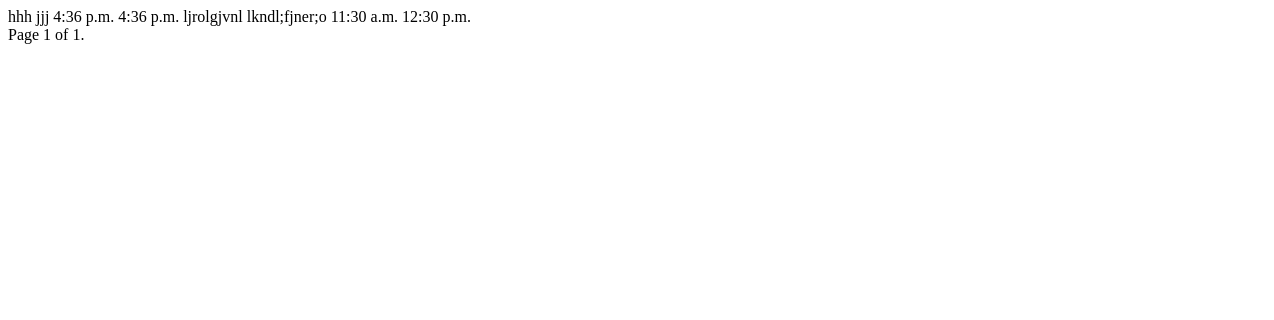
The page /list/ on the database as committed earlier.
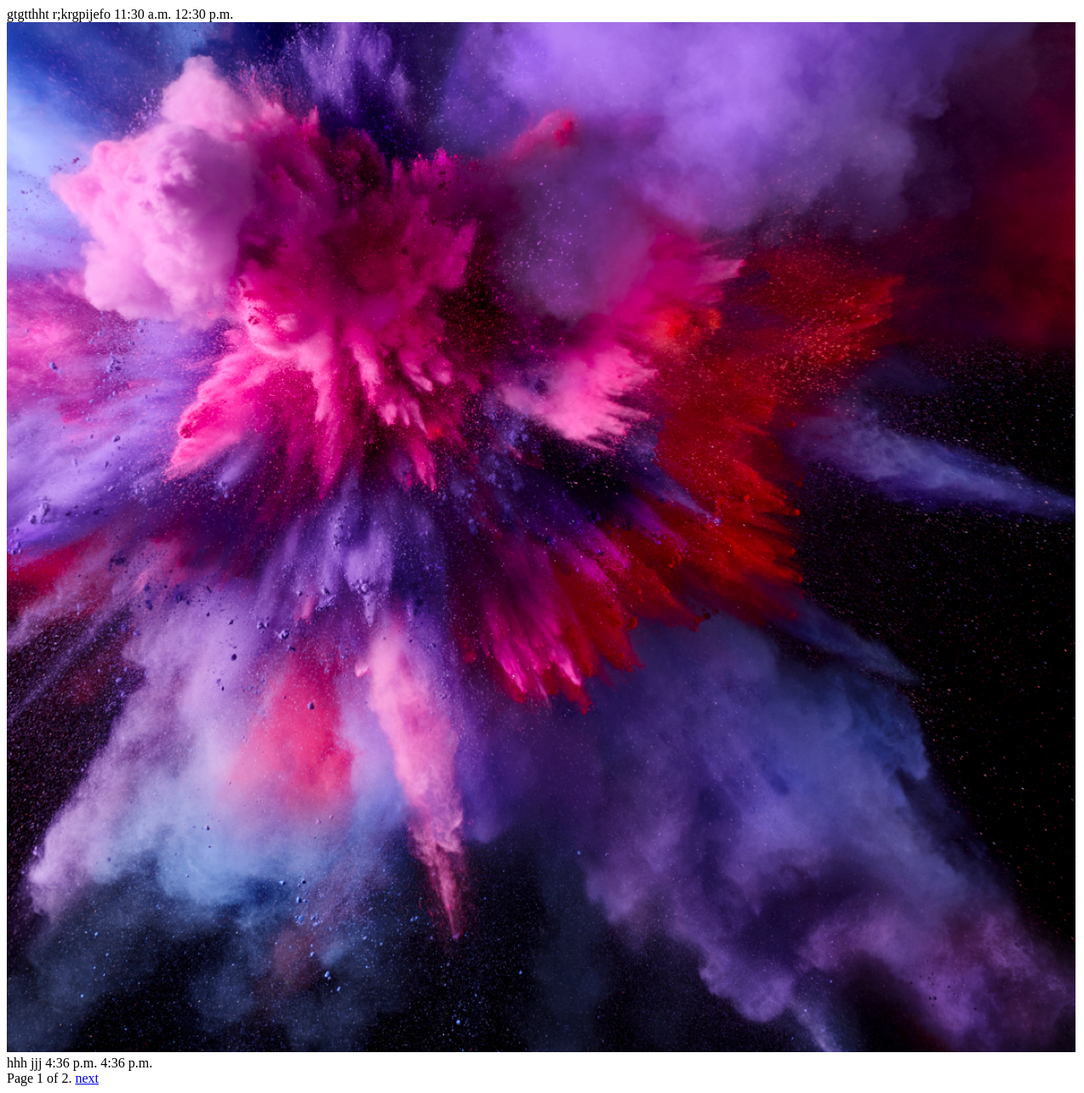
The same page on the database as committed later.
### restaurants/models.py (models this page shows, shortened)
class Restaurant(models.Model):
	name =models.CharField(max_length=220)
	description = models.TextField()
	opening_time= models.TimeField()
	closing_time= models.TimeField()
	logo=  models.ImageField(null=True , blank=True, upload_to="restaurant_images")
	class Meta:
		ordering = ['name']

### restaurants/views.py (the view)
# urls.py: url(r'^list/$', views.restaurant_list, name="restaurant_list" ),
def restaurant_list(request):
	objects=Restaurant.objects.all()
	paginator = Paginator(objects, 2)
	page = request.GET.get('page')
	try:
		objects = paginator.page(page)
	except PageNotAnInteger:
		objects = paginator.page(1)
	except EmptyPage:
		objects = paginator.page(paginator.num_pages)
	context = {
	"objects": objects,
	}
	return render(request, "restaurant_list.html", context)

### restaurants/templates/restaurant_list.html (shortened to what this page needs)
<!DOCTYPE html>
<html>
<head>
</head>
<body>
	{% for x in objects %}
		{% if x.logo %}
			<img class="card-logo-top" src="{{x.logo.url}}" alt="Card image cap">
		{% endif %}
		{{x.name}}
		{{x.description}}
		{{x.opening_time}}
		{{x.closing_time}}
	{% endfor %}
	<div class="pagination">
    <span class="step-links">
        <span class="current">
            Page {{ objects.number }} of {{ objects.paginator.num_pages }}.
        </span>
        {% if objects.has_next %}
            <a href="?page={{ objects.next_page_number }}">next</a>
        {% endif %}
    </span>
	</div>
</body>
</html>

Rows that differ between the two databases and show on the page:
no longer on this page (row unchanged): Restaurant: name "ljrolgjvnl", description "lkndl;fjner;o", opening_time "11:30 a.m.", closing_time "12:30 p.m."
added Restaurant: name "gtgtthht", description "r;krgpijefo", opening_time "11:30 a.m.", closing_time "12:30 p.m."
changed Restaurant "hhh": logo: picture added
Other text that changed with them:
{{ objects.paginator.num_pages }}: "1" → "2"
text now shown: "next"
